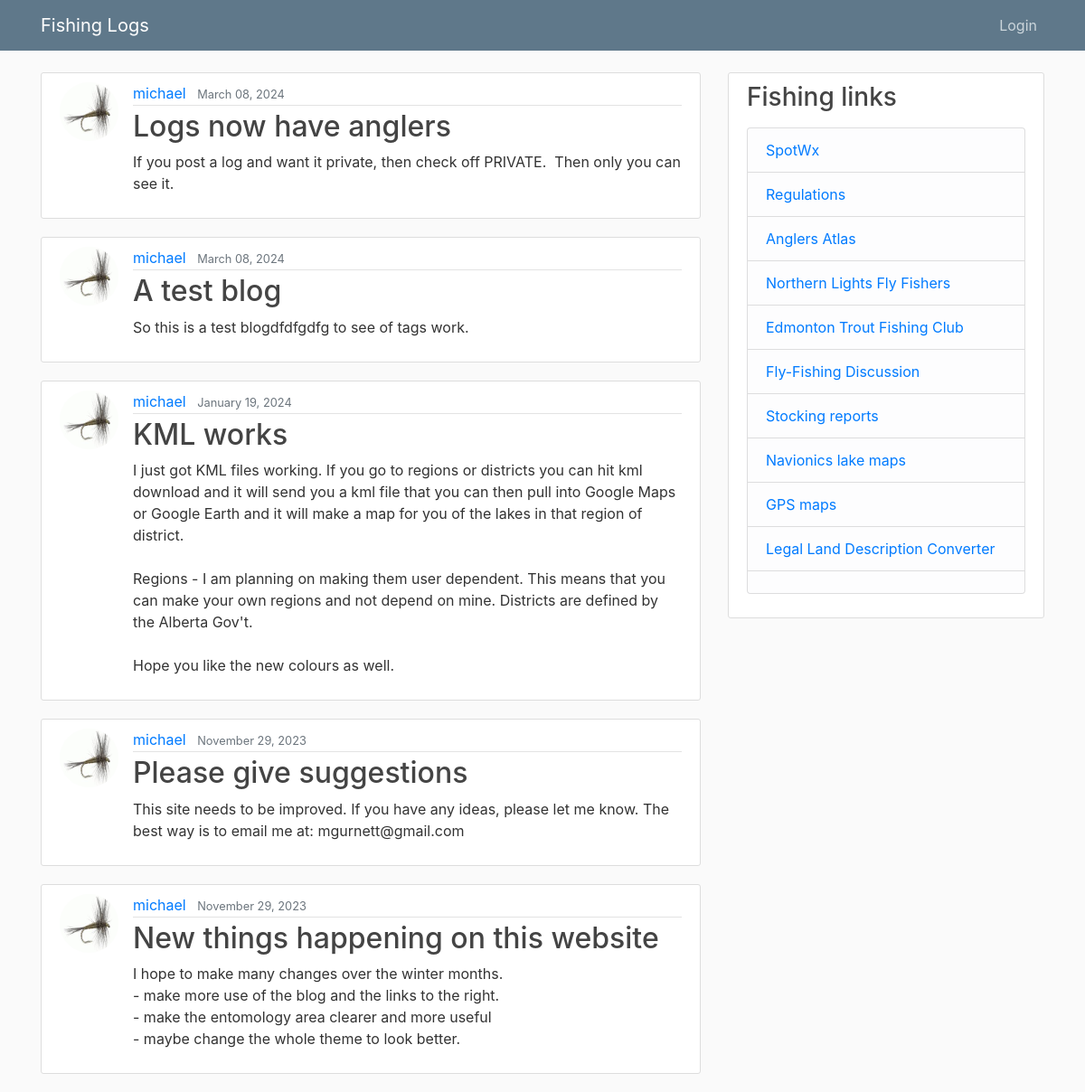
Before: /blog/ with the older database file.
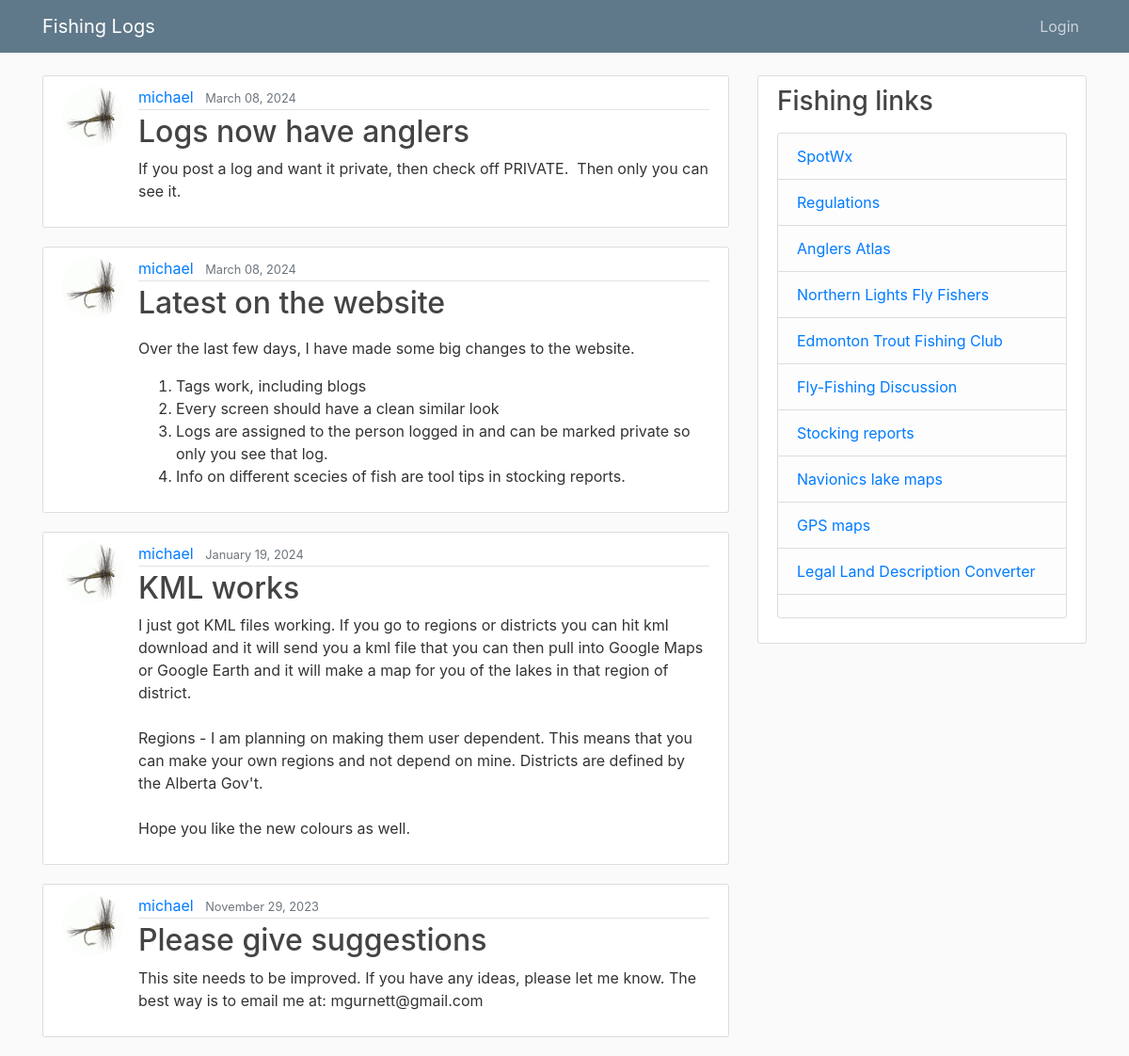
After: the same page with the newer database file.
### blog/models.py (models this page shows, shortened)
class Post(models.Model):
    title = models.CharField(max_length=100)
    content = RichTextField (blank=True, null=True)
    date_posted = models.DateTimeField(default=timezone.now)
    author = models.ForeignKey(User, on_delete=models.CASCADE)
    tags = TaggableManager(blank=True)

### users/models.py (models this page shows, shortened)
class Profile(models.Model):
    user = models.OneToOneField(User, on_delete=models.CASCADE)
    address = models.CharField (max_length=100, default = '10220 104 Ave NW')
    city = models.CharField (max_length=15, default = 'Edmonton')
    prov = models.CharField (max_length=5, default = 'AB')
    image = models.ImageField(default='default.jpg', upload_to='profile_pics')

### blog/views.py (the view)
# urls.py: path('', PostListView.as_view(), name='blog-home'),
class PostListView(ListView):
    model = Post
    template_name = 'blog/home.html'  # <app>/<model>_<viewtype>.html
    context_object_name = 'posts'
    ordering = ['-date_posted']
    paginate_by = 5

### blog/templates/blog/home.html (shortened to what this page needs)
{% extends "blog/base.html" %}
{% block content %}
    {% for post in posts %}
        <article class="media content-section">
          <img class="rounded-circle article-img" src="{{ post.author.profile.image.url }}">
          <div class="media-body">
            <div class="article-metadata">
              <a class="mr-2" href="{% url 'user-posts' post.author.username %}">{{ post.author }}</a>
              <small class="text-muted">{{ post.date_posted|date:"F d, Y" }}</small>
            </div>
            <h2><a class="article-title" href="{% url 'post-detail' post.id %}">{{ post.title }}</a></h2>
            <p class="article-content">{{ post.content | safe }}</p>
          </div>
        </article>
    {% endfor %}
{% endblock content %}

### blog/templates/blog/base.html (shortened to what this page needs)
{% load static %}
<!DOCTYPE html>
<html>
<head>
    <link rel="stylesheet" href="https://maxcdn.bootstrapcdn.com/bootstrap/4.0.0/css/bootstrap.min.css">
    <link rel="stylesheet" type="text/css" href="{% static 'blog/main.css' %}">
</head>
<body>
    <header class="site-header">
      <nav class="navbar navbar-expand-md navbar-dark bg-steel fixed-top">
        <div class="container">
          <a class="navbar-brand mr-4" href="{% url 'catch_home' %}">Fishing Logs</a>
          <div class="collapse navbar-collapse" id="navbarToggle">
            <div class="navbar-nav">
              {% if user.is_authenticated %}
                <a class="nav-item nav-link" href="{% url 'blog-home' %}"><b>BLOG</b></a>
                <a class="nav-item nav-link" href="{% url 'post-create' %}">New Post</a>
                <a class="nav-item nav-link" href="{% url 'profile' %}">Profile</a>
                <a class="nav-item nav-link" href="{% url 'logout' %}">Logout</a>
                <a class="nav-item nav-link" href="{% url 'admin:index' %}">ADMIN</a>
              {% else %}
                <a class="nav-item nav-link" href="{% url 'login' %}">Login</a>
              {% endif %}
            </div>
          </div>
        </div>
      </nav>
    </header>
    <main role="main" class="container">
      <div class="row">
        <div class="col-md-8">
          {% block content %}{% endblock %}
        </div>
        <div class="col-md-4">
          <div class="content-section">
            <h3>Fishing links</h3>
            <p class='text-muted'>
              <ul class="list-group">
                <li class="list-group-item list-group-item-light"><a href="https://spotwx.com" target="_blank" >SpotWx</a></li>
                <li class="list-group-item list-group-item-light"><a href="https://albertaregulations.ca/fishingregs/index.html" target="_blank" >Regulations</a></li>
                <li class="list-group-item list-group-item-light"><a href="https://www.anglersatlas.com/place/387223/alberta" target="_blank" >Anglers Atlas</a></li>
                <li class="list-group-item list-group-item-light"><a href="https://www.nlft.org/" target="_blank" >Northern Lights Fly Fishers</a></li>
                <li class="list-group-item list-group-item-light"><a href="https://www.edmontontrout.ca/" target="_blank" >Edmonton Trout Fishing Club</a></li>
                <li class="list-group-item list-group-item-light"><a href="http://www.outdoorsmenforum.ca/forumdisplay.php?f=101" target="_blank" >Fly-Fishing Discussion</a></li>
                <li class="list-group-item list-group-item-light"><a href="https://open.alberta.ca/publications/fish-stocking-list" target="_blank" >Stocking reports</a></li>
                <li class="list-group-item list-group-item-light"><a href="https://webapp.navionics.com/?lang=en#boating@8&key=m%7BwiI~gbmT" target="_blank" >Navionics lake maps</a></li>
                <li class="list-group-item list-group-item-light"><a href="https://fishing-app.gpsnauticalcharts.com/i-boating-fishing-web-app/fishing-marine-charts-navigation.html?title=Cow+Lake+boating+app#10.26/53.8607/-114.2421" target="_blank" >GPS maps</a></li>
                <li class="list-group-item list-group-item-light"><a href="https://www.legallandconverter.com/" target="_blank" >Legal Land Description Converter</a></li>
                <li class="list-group-item list-group-item-light"><a href="" target="_blank" ></a></li>
              </ul>
            </p>
          </div>
        </div>
      </div>
    </main>
</body>
</html>

### static/blog/main.css (style rules this page uses)
body { background: #fafafa; color: #333333; margin-top: 5rem; }
h1, h2, h3, h4, h5, h6 { color: #444444; }
ul { margin: 0; }
.bg-steel { background-color: #5f788a; }
.site-header .navbar-nav .nav-link { color: #cbd5db; }
.content-section { background: #ffffff; padding: 10px 20px; border: 1px solid #dddddd; border-radius: 3px; margin-bottom: 20px; }
.article-title { color: #444444; }
.article-content { white-space: pre-line; }
.article-img { height: 65px; width: 65px; margin-right: 16px; }
.article-metadata { padding-bottom: 1px; margin-bottom: 4px; border-bottom: 1px solid #e3e3e3 }

Changed rows visible on the page:
removed Post: author.profile.image (placeholder picture), author "michael", date_posted "November 29, 2023", title "New things happening on this website", content "I hope to make many changes over the winter months. - make more use of the blog and the links to the right. - make the entomology area clearer and more useful - maybe change the whole theme to look better."
changed Post: title "A test blog" → "Latest on the website"; content "So this is a test blogdfdfgdfg to see of tags work." → "Over the last few days, I have made some big changes to the website. Tags work, including blogs Every screen should have a clean similar look Logs are assigned to the person logged in and can be marked private so only you see that log. Info on different scecies of fish are tool tips in stocking reports."
